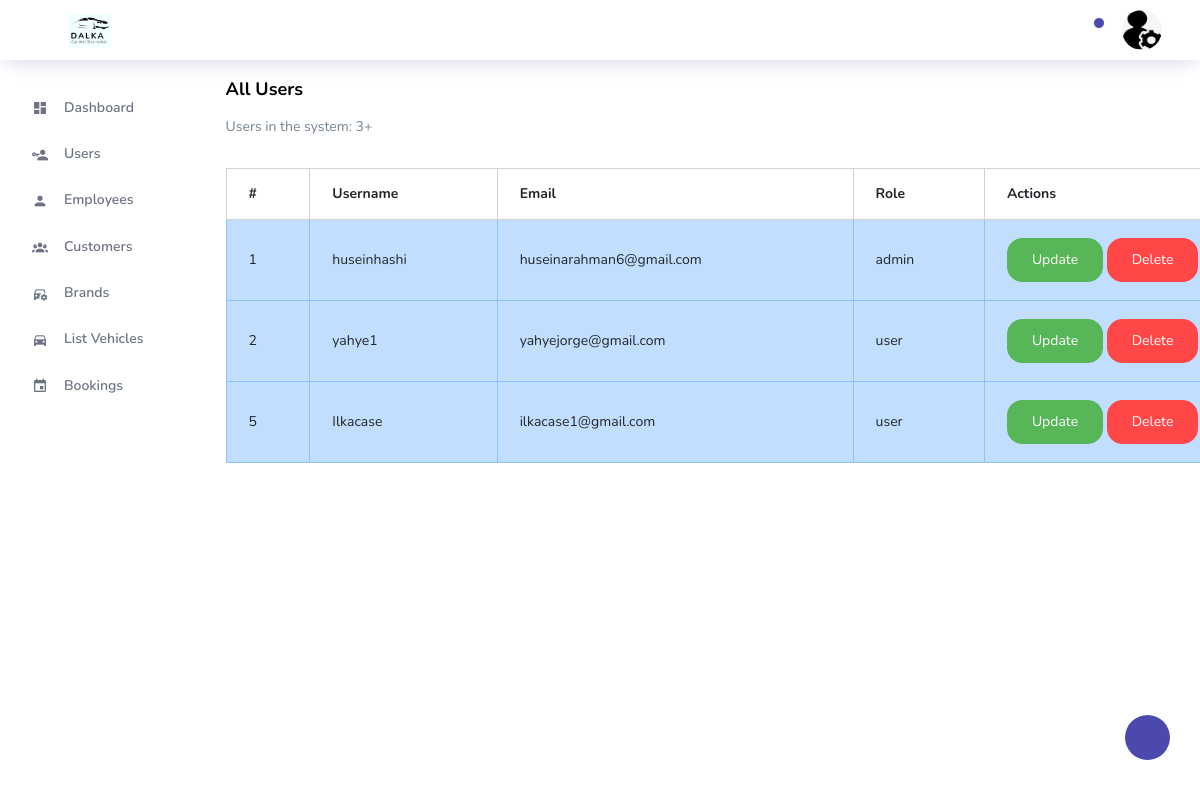
The page /admin/users.php (signed in) on the database its author committed.
### tables this page shows
CREATE TABLE `users` (
  `id` int(11) NOT NULL,
  `username` varchar(255) DEFAULT NULL,
  `email` varchar(255) DEFAULT NULL,
  `password` varchar(255) DEFAULT NULL,
  `created_at` timestamp NOT NULL DEFAULT current_timestamp(),
  `role` enum('user','admin') DEFAULT 'user',
  `full_name` varchar(255) DEFAULT NULL,
  `contact_number` varchar(20) DEFAULT NULL,
  `address` varchar(255) DEFAULT NULL
);

### admin/users.php (the view, shortened to what this page needs)
<?php
include 'include/header.php';
include 'include/db.php';
$query = "SELECT * FROM users";
$result = mysqli_query($connection, $query);
$counter = 0;
?>
<div class="col-lg-12 stretch-card">
    <div class="card">
        <div class="card-body">
            <div class="d-flex justify-content-between">
                <div>
                    <h4 class="card-title">All Users</h4>
                    <p class="card-description">
                        <?php
                        $numUsers = mysqli_num_rows($result);
                        echo "Users in the system: " . $numUsers . "+";
                        ?>
                    </p>
                </div>
            </div>
            <div class="table-responsive pt-3">
                <table class="table table-bordered">
                    <thead>
                        <tr>
                            <th>#</th>
                            <th>Username</th>
                            <th>Email</th>
                            <th>Role</th>
                            <th>Actions</th>
                        </tr>
                    </thead>
                    <tbody>
                        <?php
                        $rowColorClasses = ['table-info'];
                        while ($row = mysqli_fetch_assoc($result)) {
                            $colorClass = $rowColorClasses[$counter % count($rowColorClasses)];
                            $counter++;
                            ?>
                            <tr class="<?php echo $colorClass; ?>">
                                <td>
                                    <?php echo $row['id']; ?>
                                </td>
                                <td>
                                    <?php echo $row['username']; ?>
                                </td>
                                <td>
                                    <?php echo $row['email']; ?>
                                </td>
                                <td>
                                    <?php echo $row['role']; ?>
                                </td>
                                <td>
                                    <button type="button" class="btn btn-success edituserBtn">Update</button>
                                    <button type="button" class="btn btn-danger" data-toggle="modal"
                                        onclick="deleteUserModal(<?php echo $row['id']; ?>)">
                                        Delete
                                    </button>
                                </td>
                            </tr>
                        <?php } ?>
                    </tbody>
                </table>
            </div>
        </div>
    </div>
</div>
<?php include 'include/footer.php'; ?>

### rows shown on the page
users: id "1", username "huseinhashi", email "huseinarahman6@gmail.com", role "admin"
users: id "2", username "yahye1", email "yahyejorge@gmail.com", role "user"
users: id "5", username "Ilkacase", email "ilkacase1@gmail.com", role "user"

### other values the page prints
$numUsers "3"
